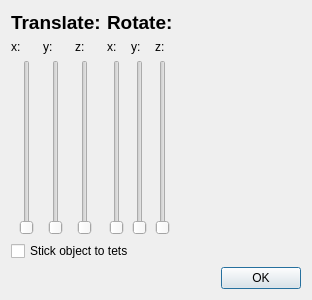
<?xml version="1.0" encoding="UTF-8"?>
<ui version="4.0">
 <class>EditSystemDialog</class>
 <widget class="QDialog" name="EditSystemDialog">
  <property name="geometry">
   <rect>
    <x>0</x>
    <y>0</y>
    <width>312</width>
    <height>300</height>
   </rect>
  </property>
  <property name="windowTitle">
   <string>Dialog</string>
  </property>
  <layout class="QVBoxLayout" name="verticalLayout_2">
   <item>
    <layout class="QHBoxLayout" name="horizontalLayout_5">
     <item>
      <layout class="QVBoxLayout" name="verticalLayout_3">
       <item>
        <widget class="QLabel" name="label_4">
         <property name="text">
          <string>&lt;html&gt;&lt;head/&gt;&lt;body&gt;&lt;p&gt;&lt;span style=&quot; font-size:14pt; font-weight:600;&quot;&gt;Translate:&lt;/span&gt;&lt;/p&gt;&lt;/body&gt;&lt;/html&gt;</string>
         </property>
        </widget>
       </item>
       <item>
        <layout class="QVBoxLayout" name="verticalLayout">
         <item>
          <layout class="QHBoxLayout" name="horizontalLayout_2">
           <item>
            <widget class="QLabel" name="label">
             <property name="text">
              <string>x:</string>
             </property>
            </widget>
           </item>
           <item>
            <widget class="QLabel" name="label_2">
             <property name="text">
              <string>y:</string>
             </property>
            </widget>
           </item>
           <item>
            <widget class="QLabel" name="label_3">
             <property name="text">
              <string>z:</string>
             </property>
            </widget>
           </item>
          </layout>
         </item>
         <item>
          <layout class="QHBoxLayout" name="horizontalLayout">
           <item>
            <widget class="QSlider" name="verticalSlider_translateX">
             <property name="orientation">
              <enum>Qt::Vertical</enum>
             </property>
            </widget>
           </item>
           <item>
            <widget class="QSlider" name="verticalSlider_translateY">
             <property name="orientation">
              <enum>Qt::Vertical</enum>
             </property>
            </widget>
           </item>
           <item>
            <widget class="QSlider" name="verticalSlider_translateZ">
             <property name="orientation">
              <enum>Qt::Vertical</enum>
             </property>
            </widget>
           </item>
          </layout>
         </item>
        </layout>
       </item>
      </layout>
     </item>
     <item>
      <layout class="QVBoxLayout" name="verticalLayout_5">
       <item>
        <widget class="QLabel" name="label_7">
         <property name="text">
          <string>&lt;html&gt;&lt;head/&gt;&lt;body&gt;&lt;p&gt;&lt;span style=&quot; font-size:14pt; font-weight:600;&quot;&gt;Rotate:&lt;/span&gt;&lt;/p&gt;&lt;/body&gt;&lt;/html&gt;</string>
         </property>
        </widget>
       </item>
       <item>
        <layout class="QVBoxLayout" name="verticalLayout_6">
         <item>
          <layout class="QHBoxLayout" name="horizontalLayout_3">
           <item>
            <widget class="QLabel" name="label_8">
             <property name="text">
              <string>x:</string>
             </property>
            </widget>
           </item>
           <item>
            <widget class="QLabel" name="label_9">
             <property name="text">
              <string>y:</string>
             </property>
            </widget>
           </item>
           <item>
            <widget class="QLabel" name="label_10">
             <property name="text">
              <string>z:</string>
             </property>
            </widget>
           </item>
          </layout>
         </item>
         <item>
          <layout class="QHBoxLayout" name="horizontalLayout_4">
           <item>
            <widget class="QSlider" name="verticalSlider_rotateX">
             <property name="orientation">
              <enum>Qt::Vertical</enum>
             </property>
            </widget>
           </item>
           <item>
            <widget class="QSlider" name="verticalSlider_rotateY">
             <property name="orientation">
              <enum>Qt::Vertical</enum>
             </property>
            </widget>
           </item>
           <item>
            <widget class="QSlider" name="verticalSlider_rotateZ">
             <property name="orientation">
              <enum>Qt::Vertical</enum>
             </property>
            </widget>
           </item>
          </layout>
         </item>
        </layout>
       </item>
      </layout>
     </item>
     <item>
      <spacer name="horizontalSpacer">
       <property name="orientation">
        <enum>Qt::Horizontal</enum>
       </property>
       <property name="sizeHint" stdset="0">
        <size>
         <width>40</width>
         <height>20</height>
        </size>
       </property>
      </spacer>
     </item>
    </layout>
   </item>
   <item>
    <widget class="QCheckBox" name="checkBox_stickObjectToTets">
     <property name="toolTip">
      <string>When not in simulation mode, changes made to tets are reflected on the model inside it.</string>
     </property>
     <property name="text">
      <string>Stick object to tets</string>
     </property>
    </widget>
   </item>
   <item>
    <widget class="QDialogButtonBox" name="buttonBox">
     <property name="orientation">
      <enum>Qt::Horizontal</enum>
     </property>
     <property name="standardButtons">
      <set>QDialogButtonBox::Ok</set>
     </property>
    </widget>
   </item>
  </layout>
 </widget>
 <resources/>
 <connections>
  <connection>
   <sender>buttonBox</sender>
   <signal>accepted()</signal>
   <receiver>EditSystemDialog</receiver>
   <slot>accept()</slot>
   <hints>
    <hint type="sourcelabel">
     <x>248</x>
     <y>254</y>
    </hint>
    <hint type="destinationlabel">
     <x>157</x>
     <y>274</y>
    </hint>
   </hints>
  </connection>
  <connection>
   <sender>buttonBox</sender>
   <signal>rejected()</signal>
   <receiver>EditSystemDialog</receiver>
   <slot>reject()</slot>
   <hints>
    <hint type="sourcelabel">
     <x>316</x>
     <y>260</y>
    </hint>
    <hint type="destinationlabel">
     <x>286</x>
     <y>274</y>
    </hint>
   </hints>
  </connection>
 </connections>
</ui>
